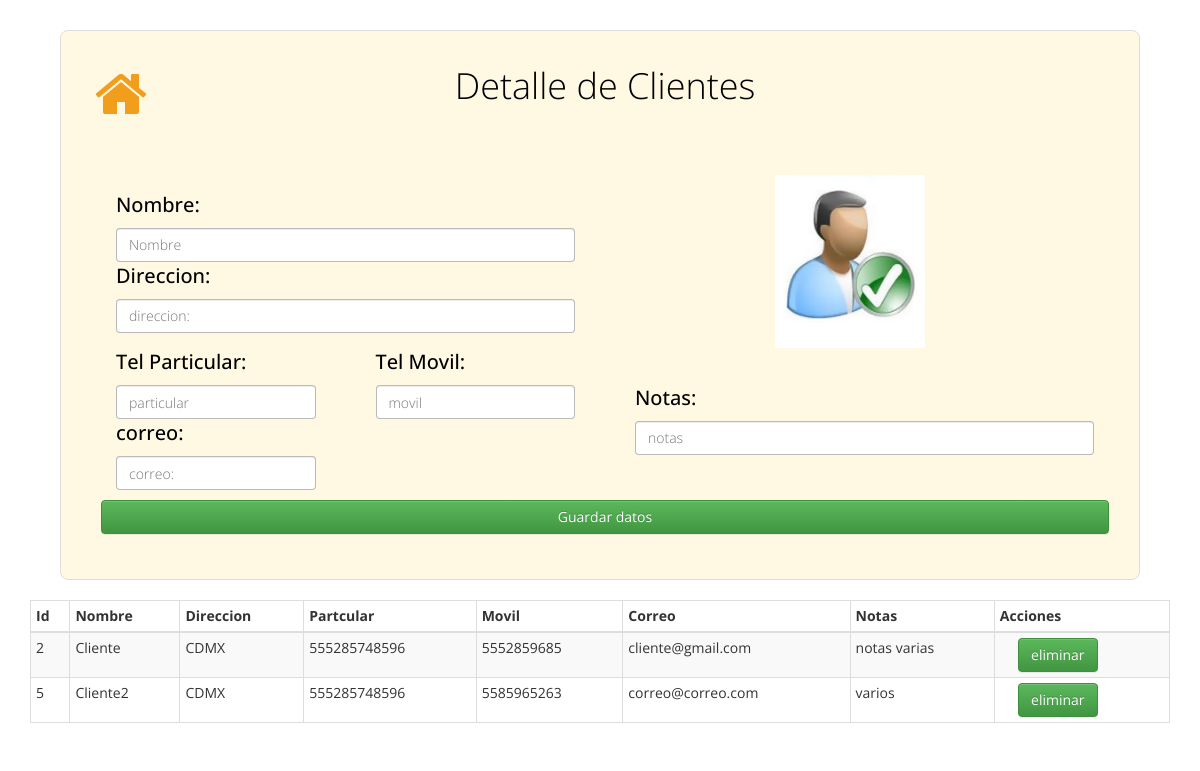
The app's page /cliente.php with its own data.
### tables this page shows
CREATE TABLE `cliente` (
  `id` int(10) NOT NULL,
  `nombre` varchar(50) NOT NULL,
  `direccion` varchar(100) NOT NULL,
  `particular` varchar(12) NOT NULL,
  `movil` varchar(12) NOT NULL,
  `correo` varchar(20) NOT NULL,
  `notas` varchar(50) NOT NULL
);

### cliente.php (the view, shortened to what this page needs)
<?php
include_once 'conexion2.php';
$consulta = "SELECT id, nombre, direccion, particular, movil, correo, notas FROM cliente";
?>
<!DOCTYPE html>
<head>
	<link href="estilos/font-awesome.min.css" rel="stylesheet" type="text/css">
	<link href="estilos/bootstrap.min.css" rel="stylesheet" type="text/css">
	<link href="estilos/bootstrap-theme.min.css" rel="stylesheet" type="text/css">
	<link href="estilos/estilo.css" rel="stylesheet" type="text/css">
</head>
<body class="proyecto-bg-gray">
<form class="form-horizontal proyecto-container proyecto-login-form-22 margin-bottom-30" role="form"  method="post" action="cliente.php">
     <div class="form-group">
		          <div class="col-xs-12">
		            <div class="control-wrapper">
    <a href="juicio.php"> <label for="username" class="control-label fa-label"><i class="fa fa-home" style = "font-size:56px;color:#f19e1d;padding:0px 0px 0px 20px"></i> </label></a>
    <h1><p>Detalle de Clientes</p></h1>
                            <p><br></p>
                                </div>
                   </div>
    </div>
<table width=100%>
    <tr><td>
        <div class="form-group2">
		  <div class="col-xs-12">
		      <div class="control-wrapper">
        <h2>  Nombre: </h2> <input type="text" class="form-control"  placeholder="Nombre" name="nombre">
              </div>
            </div>
        </div>
        <div class="form-group2">
              <div class="col-xs-12">
                  <div class="control-wrapper">
        <h2>  Direccion: </h2> <input type="text" class="form-control"  placeholder="direccion:" name="direccion">
                  </div>
                </div>
            </div>
    </td>
    <td>
        <center>
<img src="img/usuario.jpg" width="150" st>
</center>
</td>
</tr>
<tr>
<td>
<div class="form-group2">
              <div class="col-xs-6">
                  <div class="control-wrapper">
        <h2>  Tel Particular: </h2> <input type="text" class="form-control"  placeholder="particular" name="particular">
                  </div>
                </div>
            </div>
<div class="form-group2">
          <div class="col-xs-6">
              <div class="control-wrapper">
        <h2>  Tel Movil: </h2> <input type="text" class="form-control"  placeholder="movil" name="movil">
              </div>
            </div>
        </div>
<div class="form-group2">
              <div class="col-xs-6">
                  <div class="control-wrapper">
        <h2>  correo: </h2> <input type="text" class="form-control"  placeholder="correo:" name="correo">
                  </div>
                </div>
            </div>
</td>
<td>
<div class="form-group2">
              <div class="col-xs-12">
                  <div class="control-wrapper">
        <h2>  Notas: </h2> <input type="textarea" class="form-control"  placeholder="notas" name="notas">
                  </div>
                </div>
            </div>
</td>
        </tr>
        </table>
       <p>
		       <div class="form-group">
		          <div class="col-md-12">
		          	<div class="control-wrapper">
      <input type="submit" value="Guardar datos" name="guardar" class="btn btn-success">
    </form>
    <br>
<div class="container">
        <div class="row">
                <div class="col-lg-12">
                    <div class="table-responsive">
                        <table id="tablaPersonas" class="table table-striped table-bordered table-condensed" style="width:100%">
                        <thead class="text-center">
                            <tr>
                                <th>Id</th>
                                <th>Nombre</th>
                                <th>Direccion</th>
                                <th>Partcular</th>
                                <th>Movil</th>
                                <th>Correo</th>
                                <th>Notas</th>
                                <th>Acciones</th>
                            </tr>
                        </thead>
                        <tbody>
                          <?php $resultado = mysqli_query($conexion, $consulta);
                            while($row = mysqli_fetch_assoc($resultado)) { ?>
                            <tr>
                                <td><?php echo $row["id"]; ?></td>
                                <td><?php echo $row["nombre"]; ?></td>
                                <td><?php echo $row["direccion"]; ?></td>
                                <td><?php echo $row["particular"]; ?></td>
                                <td><?php echo $row["movil"]; ?></td>
                                <td><?php echo $row["correo"]; ?></td>
                                <td><?php echo $row["notas"]; ?></td>
                                <td>
<a href ="cliente.php?ide=<?php echo $row["id"]; ?>">  <input type="submit" value="eliminar" name="eliminar" class="btn btn-success"> </a></td>
                            </tr>
                                <?php } mysqli_free_result($resultado);?>
                        </tbody>
                       </table>
                    </div>
                </div>
        </div>
    </div>
</body>
</html>

### estilos/estilo.css (style rules this page uses)
*, body { font-family: 'Open Sans', sans-serif; }
body { margin-bottom: 30px; }
h1 { font-weight: 300; font-size: 36px; line-height: normal; margin: auto; margin-top: 30px; text-align: center; }
h2 { font-weight: 500; font-size: 20px; line-height: normal; margin: auto; margin-bottom: 10px; text-align: left; color: #000; }
.form-horizontal .control-label { padding-top: 0; }
.control-wrapper { position: relative; padding-left: 30px; }
.control-wrapper label.fa-label { position: absolute; left: 4px; top: 6px; }
.proyecto-container { background-color: rgba(255,255,255,0.8); border: 1px solid #dedede; border-radius: 8px; margin: 0 auto; padding: 30px; }
.proyecto-bg-gray { background-color: #fff; }
.fa { font-size: 16px; }
.proyecto-login-form-22 { background-color:#FFF9E4; border-radius: 8px; color: #000; font-weight: 300; max-width: 90%; padding: 0 30px 30px 10px; margin: 30px auto 0 auto; }
.proyecto-login-form-22 h1 { color: #000; margin-bottom: 20px; }
.proyecto-login-form-22 a { color: #DBDBDB; }
.proyecto-login-form-22 .form-control { background-color: #fff; border: 1px solid rgba(0, 0, 0, 0.27); color: #000; }
.proyecto-login-form-22 .control-label { margin-bottom: 10px; }
.proyecto-login-form-22 .btn { width: 100%; }
.proyecto-login-form-22 label { font-weight: 400; }

### records on screen
cliente: id "2", nombre "Cliente", direccion "CDMX", particular "555285748596", movil "5552859685", correo "cliente@gmail.com", notas "notas varias"
cliente: id "5", nombre "Cliente2", direccion "CDMX", particular "555285748596", movil "5585965263", correo "correo@correo.com", notas "varios"
